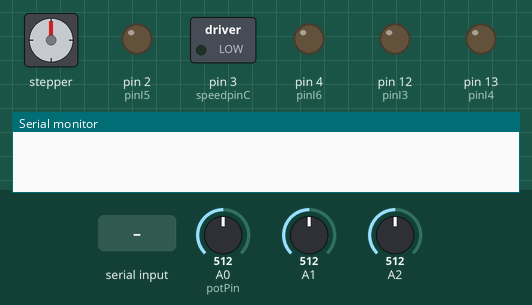
Recording of a sketch running on a simulated Arduino Uno, built with avr-gcc and run on an emulated ATmega328P. Parts: stepper motor, switched loads named in the sketch (green lamp = pin HIGH), output pins drawn as LEDs (lit = HIGH), the last lines printed to the serial monitor. Wiring (inferred from the names in the program): stepper motor (2048 steps per turn assumed): coils pin 8, pin 9, pin 10, pin 11. Dashed ring = blinking. Inputs (shaded band) come from the test bench; at power-on: A0 (potPin) = 512, A1 = 512, A2 = 512. Pins used as bus, display or sensor lines are not drawn.

Above: at 1.2 s.
1.3 s: "t90\n" received over Serial
At 2.8 s:
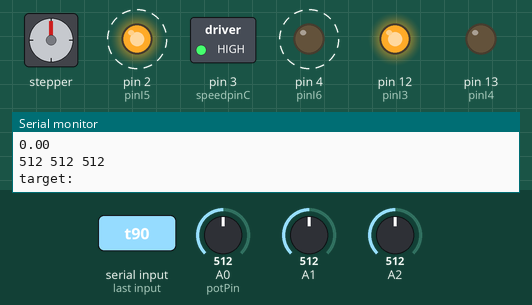
At 4.2 s:
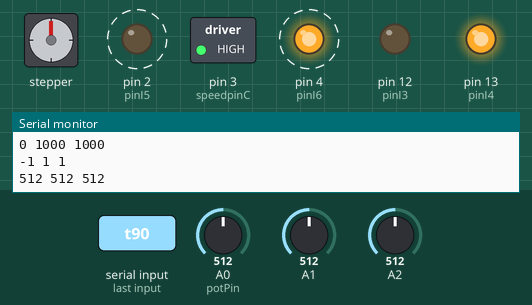
4.3 s: A0 (potPin) set to 716
7.3 s: A1 set to 716
14.8 s: byte 119 ('w') received over Serial
At 16.6 s:
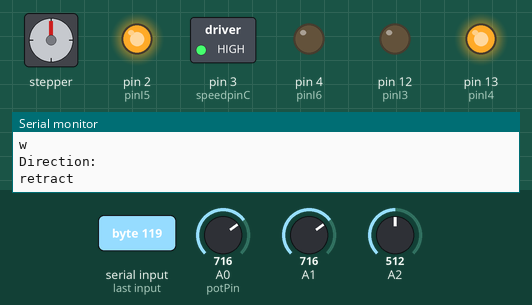
Timing chart, 0 to 18.1 s (numbered marks = the images above; inputs shaded):
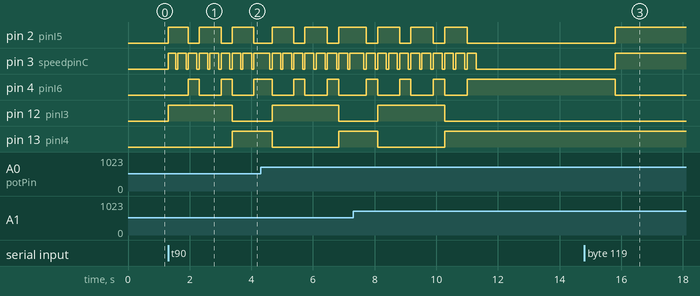

Measured:
- after the input at 1.3 s, pin 2 (pinI5): alternates HIGH for 0.71 s and LOW for 0.36 s, starting at once; pin 3 (speedpinC): alternates HIGH for 0.28 s and LOW for 0.07 s, starting at once
- after the input at 14.8 s, pin 2 (pinI5), pin 3 (speedpinC): LOW → HIGH after 1.0 s; pin 4 (pinI6): HIGH → LOW after 1.0 s

The sketch:

Firgelli3Actuator.ino
```cpp
#include <stdlib.h>
#include <EEPROM.h>
#include <math.h>
#include <assert.h>

int ANALOG_PIN_P = 0;
int ANALOG_PIN_Q = 1;
int ANALOG_PIN_POT = 5;
const int ANALOG_VOLTAGE = 3;

int sign(int a) {
  return (a < 0) ? -1 : ((a == 0) ? 0 : 1);
}


int pinI1=8;//define I1 interface

int pinI2=11;//define I2 interface
int speedpinA=9;//enable motor A
int pinI3=12;//define I3 interface
int pinI4=13;//define I4 interface
int speedpinB=10;//enable motor B
int spead =127;//define the spead of motor
const int FULLSPEED = 255;

// Chosen to deal with duty cycle
const int CRUISE_SPEED = 255;
int pinI5 = 2;
int pinI6 = 4;
int speedpinC = 3;

// This doesn't make much sense with the FirgelliController
int NUM_POSITIONS = 14;
int Calibration[14];

typedef struct {
  int forwardPin;
  int reversePin;
  int speedPin;
  int potPin;

  int minV = -99;
  int maxV = -99;
} actuator;

// typedef struct actuator Actuator;

actuator act[3];

// At present I will pack the calibrations into EEPROM starting at this address
int start_address = 0;

void setup()
{

act[0].forwardPin = pinI2;
act[0].reversePin = pinI1;
act[0].speedPin = speedpinA;
act[0].potPin = A0;

act[1].forwardPin = pinI4;
act[1].reversePin = pinI3;
act[1].speedPin = speedpinB;
act[1].potPin = A1;

act[2].forwardPin = pinI6;
act[2].reversePin = pinI5;
act[2].speedPin = speedpinC;
act[2].potPin = A2;


  pinMode(A0, INPUT);
  pinMode(A1, INPUT);
  pinMode(A2, INPUT);

  pinMode(pinI1,OUTPUT);
  pinMode(pinI2,OUTPUT);
  pinMode(speedpinA,OUTPUT);
  pinMode(pinI3,OUTPUT);
  pinMode(pinI4,OUTPUT);
  pinMode(speedpinB,OUTPUT);
   pinMode(pinI5,OUTPUT);
  pinMode(pinI6,OUTPUT);
  pinMode(speedpinC,OUTPUT);

  Serial.begin(9600);
  // We want to read the eeprom calibration...
}


void stop()//
{
    digitalWrite(speedpinA,LOW);// Unenble the pin, to stop the motor. this should be done to avid damaging the motor.
     digitalWrite(speedpinB,LOW);
     digitalWrite(speedpinC,LOW);
}
// 1 means extend, -1 means restract
void activate_actuators(int actuator,int direction,int strength)
{
  analogWrite(act[actuator].speedPin,strength);
    if (direction == 1) {
      digitalWrite(act[actuator].reversePin,LOW);
      digitalWrite(act[actuator].forwardPin,HIGH);
    } else if (direction == -1) {
      digitalWrite(act[actuator].reversePin,HIGH);
      digitalWrite(act[actuator].forwardPin,LOW);
    }
}

void deactivate_actuator(int actuator) {
     digitalWrite(act[actuator].speedPin,LOW);
}

void output_sampled_array(int ms, int pin, int msPerOutput) {
  int tarray[ms];
  for (int i = 0; i < ms; i++ ) {
    tarray[i] = 0;
  }
 // read_for_time(ms, pin, tarray);
  long sum = 0;
  long cnt = 0;
  for (int i = 0; i < ms; i++) {
    sum += tarray[i];
    cnt++;
    if (cnt >= (ms / msPerOutput)) {
      if ((sum / cnt) > 0) {
        Serial.print(i);
        Serial.print(" ");
        Serial.println(sum / cnt);
      }
      sum = 0;
      cnt = 0;
    }
  }

}

// Note: if we used a transistor, we could turn off the LED when in
// Sleep mode.  This would be a significant benefit.
int readPositionVoltage() {
  int val = analogRead(ANALOG_VOLTAGE);
  Serial.println(val);
  return val;
}


void putCalibration() {
  for (int i = 0; i < 3; i++) {
    EEPROM.put(start_address + i * sizeof(actuator), act[i]);
  }
}
void getCalibration() {
  for (int i = 0; i < 3; i++) {
    EEPROM.get(start_address + i * sizeof(actuator), act[i]);
  }
}

void dumpCalibration() {
  for (int i = 0; i < 3; i++) {
    Serial.print(i);
    Serial.print(" ");
    Serial.println(act[i].minV);
    Serial.print(" + ");
    Serial.println(act[i].maxV);
  }
}

int sensePosition(int pin) {
  int val = analogRead(pin);
  return val;
}
// main_controller is my attempt to make a versitile
// reader from the serial port to control the
// variety of functions that we have.

void sensePositionVector(int v[]) {
  for(int i = 0; i < 3; i++) {
    v[i] = sensePosition(act[i].potPin);
  }
}
float dist(int a[],int b[]) {
  return sqrt((a[0] - b[0])*(a[0] - b[0]) + (a[1] - b[1])*(a[1] - b[1]) + (a[2] - b[2])*(a[2] - b[2]));
}
void OutputVector(int v[]) {
   for(int i = 0; i < 3; i++) {
     Serial.print(v[i]);
     Serial.print(" ");
   }
   Serial.println();
}

void move_vector(int *vec) {
  int cval[3];
  int dir[3];


  sensePositionVector(cval);
    const int tolerance = 50;
    const float STUCK_DISTANCE = 1.0; // millivolts
  const int DELAY_TIME = 30;
  const int MAX_STUCK = 4;

    bool all_good = false;
  { // AAAA
   for(int i = 0; i < 3; i++) {
 //    dir[i] = sign(cval[i] - vec[i]);
    dir[i] = sign(vec[i] - cval[i]);
  }
  OutputVector(cval);
  Serial.println("Vector");
  OutputVector(dir);

  all_good = true;
     for(int i = 0; i < 3; i++) {
       if (abs(cval[i] - vec[i]) < tolerance) {
              deactivate_actuator(i);
       } else {
           all_good = false;
       }
  }
 }


  int stuck_cnt = 0;

  while ((!all_good) && (stuck_cnt < MAX_STUCK)) {
    { // AAAA
     for(int i = 0; i < 3; i++) {
       // We can get stuck here and end up changing directions too often.  I need a better
       // way of detecting that condition. We never really want to change directions more than once.
 //      dir[i] = sign(cval[i] - vec[i]);
     dir[i] = sign(vec[i] - cval[i]);
       activate_actuators(i,dir[i],CRUISE_SPEED);
     }
     Serial.println("target:");
      OutputVector(vec);
       OutputVector(dir);
       OutputVector(cval);
     delay(DELAY_TIME);
     int v[3];
     for(int i = 0; i < 3; i++) {
       v[i] = cval[i];
     }

     sensePositionVector(cval);
     Serial.println(dist(v,cval));
     if (dist(v,cval) < STUCK_DISTANCE) {
       stuck_cnt++;
     } else {
       stuck_cnt = 0;
       Serial.println("ressetting stuck!");
     }


     OutputVector(cval);

     all_good = true;
     for(int i = 0; i < 3; i++) {
       if (abs(cval[i] - vec[i]) < tolerance) {
              deactivate_actuator(i);
       } else {
           all_good = false;
       }
     }
    }
  }
  if (stuck_cnt >= MAX_STUCK) {
    Serial.println("GOT STUCK!");
  }

 for(int i = 0; i < 3; i++) {
    deactivate_actuator(i);
  }
  Serial.println("Move done!");
}

void test_via_extremes() {
  int v[3];
 for (int i = 0; i < 3; i++) {
   for (int j = 0; j < 3; j++) {
     for(int k = 0; k < 3; k++) {
       v[0] = i*500;
       v[1] = j*500;
       v[2] = k*500;
         move_vector(v);
         Serial.println("Made a move");
         OutputVector(v);
     }
   }
 }
}

// basic plan: Contract till you stop, record voltage
// then extend till you stop, record voltage!d
void calibrate(int actuator) {
 int val = sensePosition(act[actuator].potPin);
 const int DELAY_TIME = 5000;
 Serial.println(val);
 int cval = 1024;
 int dir = -1;
 while (val < cval) {
      activate_actuators(actuator,dir,255);
      delay(DELAY_TIME);
      deactivate_actuator(actuator);
      cval = val;
      val = sensePosition(act[actuator].potPin);
      Serial.println(val);
 }
 act[actuator].minV = cval;
  Serial.print("MinV = ");
 Serial.println(act[actuator].minV);

 dir = 1;
 cval = -1;
  while (val > cval) {
      activate_actuators(actuator,dir,255);
      delay(DELAY_TIME);
      deactivate_actuator(actuator);
      cval = val;
      val = sensePosition(act[actuator].potPin);
      Serial.println(val);
 }
 act[actuator].maxV = cval;


 Serial.print("MaxV = ");
 Serial.println(act[actuator].maxV);

}
// u0: actuator #0 open
// u1: actuator #0 stop
// u2: actuator #0 close
// v0: actuator #1 open
// v1: actuator #1 stop
// v2: actuator #1 close
void main_controller() {
  if (Serial.available()) {
    bool terminator_not_found = true;
    char inChar = Serial.read();
    Serial.println(inChar);
    // This stuff is for the MotorShield
    if (inChar == 'u' || inChar == 'v' || inChar == 'w') {
      int n = Serial.parseInt();
      int coil = (inChar == 'u') ? 0 : ((inChar == 'v') ? 1 : 2);
      if (n == 1) {
        deactivate_actuator(coil);
      } else {
      int dir = (n == 0) ? -1 : 1;
      Serial.println("Direction:");
      if (dir == 1) Serial.println("extend");
      if (dir == -1) Serial.println("retract");
      activate_actuators(coil,dir,255);
      }
    }

    if (inChar == 't') {
      for(int i = 0; i < 1; i++) {
       test_via_extremes();
      }
    }

    if (inChar == 'd') {
      dumpCalibration();
    }
    if (inChar == 'c') {
      int n = Serial.parseInt();
      if (n < 0 || n > 2) {
        Serial.println("bad actuator");
      }
      calibrate(n);
    }
    if (inChar == 'r') {
      int n = Serial.parseInt();
      if (n < 0 || n > 2) {
        Serial.println("bad actuator");
      }
      int val = sensePosition(act[n].potPin);
      Serial.print("value of ");
      Serial.print(act[n].potPin);
      Serial.print(" = ");
      Serial.println(val);
    }

      if (inChar == 'a') {
      char comma = Serial.read();
      int vec[3];
      vec[0] = Serial.parseInt();
      comma = Serial.read();
      vec[1] = Serial.parseInt();
      comma = Serial.read();
      vec[2] = Serial.parseInt();
      Serial.println("XXX");
      OutputVector(vec);
      move_vector(vec);
      OutputVector(vec);
    }

    if (inChar == 'z') {
      dumpCalibration();
      putCalibration();
    }
    if (inChar == 'g') {
      getCalibration();
      dumpCalibration();
    }
    if (inChar == '\n') {
      terminator_not_found = false;
    }
    if (terminator_not_found) {
    while (!Serial.available()) ;
    char terminator = Serial.read();
    if (terminator != '\n') {
      Serial.print(terminator);
      Serial.println(" : Didn't read terminator successfully.");
    }
    }
  }
}


void loop() {
  main_controller();

}
```
